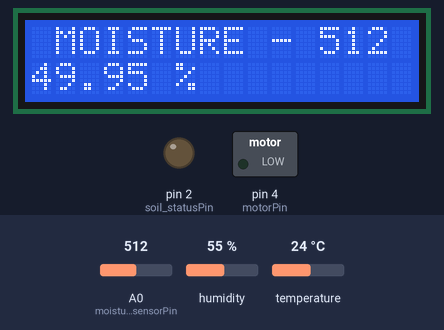
The sketch below on a simulated Arduino Uno, built with avr-gcc and run on an emulated ATmega328P. On the bench: 16×2 character LCD, switched loads named in the sketch (green lamp = pin HIGH), output pins drawn as LEDs (lit = HIGH). The inputs (shaded band) are chosen by the test bench; at power-on: A0 (moisture_sensorPin) = 512, humidity 55 %, temperature 24 °C.

Above: at 11.2 s.
11.3 s: A0 (moisture_sensorPin) set to 716
At 22.7 s:
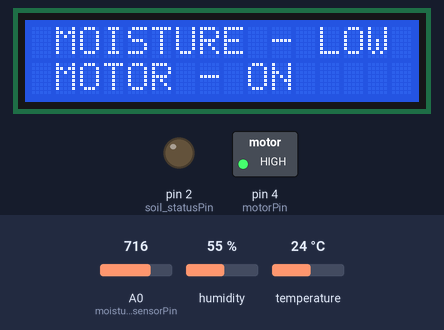
23.6 s: A0 (moisture_sensorPin) set to 511
At 24.2 s:
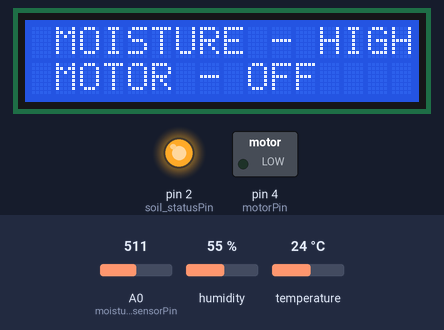
34.6 s: humidity set to 22 %
At 48.4 s:
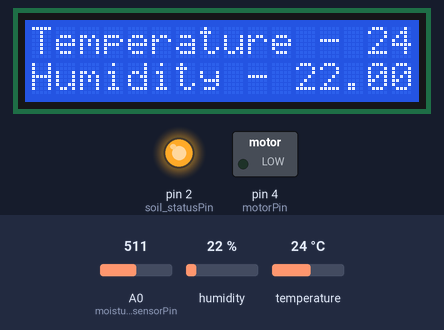
48.6 s: temperature set to 12 °C
At 62.5 s:
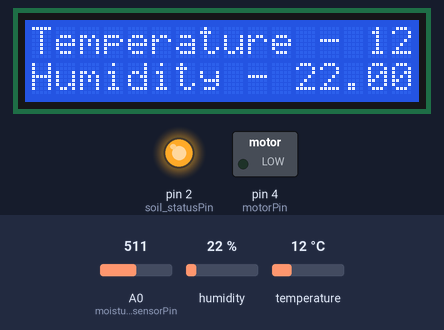
62.6 s: A0 (moisture_sensorPin) set to 306
At 71.1 s:
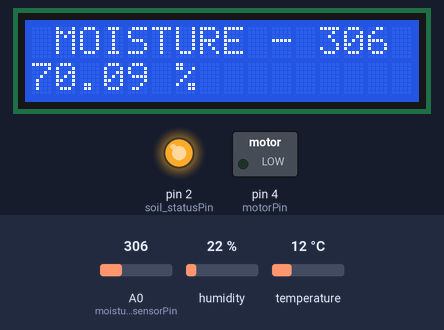
71.4 s: humidity set to 40 %
At 78.1 s:
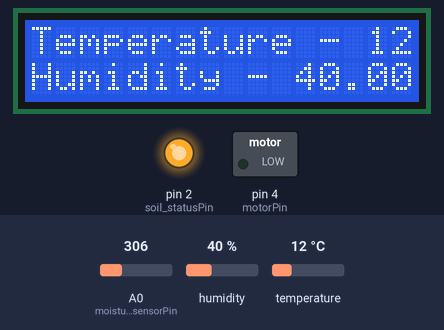
Timing chart, 0 to 79.6 s (numbered marks = the images above; inputs shaded):
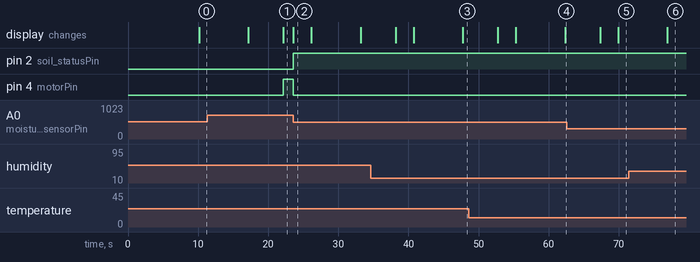

The sketch:

tarp_motor.ino
```cpp
#include <DHT.h>
#include<LiquidCrystal.h>

#define moisture_sensorPin A0
#define DHTPIN 7
#define motorPin 4
#define soil_statusPin 2        //LED soil moisture status
LiquidCrystal lcd(13,12,11,10,9,8);
DHT dht(DHTPIN, DHT22);
const int avg_moisture = 600;

void setup()
{
Serial.begin(9600);
lcd.begin(16,2);
lcd.clear();
lcd.setCursor(0,0);
lcd.print(" AUTOMATIC ");
lcd.setCursor(0,1);
lcd.print(" IRRIGATION S/M ");
dht.begin();
delay(10000);

pinMode(moisture_sensorPin,INPUT);
pinMode(motorPin,OUTPUT);
pinMode(soil_statusPin,OUTPUT);

digitalWrite(motorPin,LOW);
digitalWrite(soil_statusPin,LOW);
}

void loop()
{
float h;
float t;
int moisture;
float moisture_ft;
float m;

lcd.begin(16,2);
lcd.setCursor(0,0);
lcd.print(" MOISTURE - ");
moisture = analogRead(moisture_sensorPin);
moisture_ft = analogRead(moisture_sensorPin);
m = 100 - (100*moisture_ft/1023);
lcd.print(moisture);
lcd.setCursor(0,1);
lcd.print(m);
lcd.print(" %");
delay(7000);

lcd.clear();
lcd.setCursor(0,0);
lcd.print("Temperature - ");
t = dht.readTemperature();
lcd.print(t);
lcd.setCursor(0,1);
lcd.print("Humidity - ");
h = dht.readHumidity();
lcd.print(h);
delay(5000);
lcd.clear();

digitalWrite(motorPin,LOW);
if(analogRead(moisture_sensorPin) > avg_moisture)
{
while(analogRead(moisture_sensorPin) > avg_moisture)
{
lcd.setCursor(0,0);
lcd.print(" MOISTURE - LOW");
lcd.setCursor(0,1);
lcd.print(" MOTOR - ON ");
digitalWrite(soil_statusPin,LOW);
digitalWrite(motorPin,HIGH);
}}

if(analogRead(moisture_sensorPin) < avg_moisture)
{
lcd.setCursor(0,0);
lcd.print(" MOISTURE - HIGH");
lcd.setCursor(0,1);
lcd.print(" MOTOR - OFF ");
digitalWrite(soil_statusPin,HIGH);
digitalWrite(motorPin,LOW);
delay(2000);
}
delay(500);
}
```

Measured:
- after the input at 11.3 s, pin 2 (soil_statusPin): stays LOW (without the input it goes to HIGH after 10.9 s); pin 4 (motorPin): LOW → HIGH after 10.9 s; the display: first differs from a run without the input after 10.9 s (image 1)
- after the input at 23.6 s, pin 2 (soil_statusPin): LOW → HIGH at once; pin 4 (motorPin): HIGH → LOW at once; the display: changes at once (image 2)
- what the display in image 2 shows lasts 2.6 s, from 23.6 s to 26.2 s
